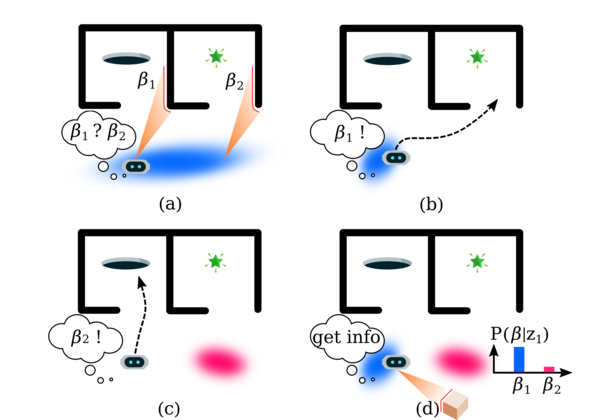
#> input picture assets/images/publications/thumbs/barenboim23ral-ambiguity.png, 600 x 420 px
$ python -i generate_graphslam_figures.py   (imports and definitions only)
#> lines starting #> are read from the running program, lines starting #| are printed output that depends on the picture
import argparse
from pathlib import Path

import matplotlib.pyplot as plt
from matplotlib.patches import Circle, FancyBboxPatch

# How to run: from repo root execute
# `python3 assets/images/posts/2026-02-27-ekf-slam-to-isam2-part-3/generate_graphslam_figures.py`

OUTPUT_DIR = Path(__file__).resolve().parent

PALETTE = {
    "bg": "#f6fbfa",
    "text": "#12343b",
    "axis": "#2f7e79",
    "curve": "#58b8a7",
    "point": "#e9785d",
    "var_face": "#64c2b4",
    "var_edge": "#2f7e79",
    "fac_face": "#1f5d5a",
    "fac_edge": "#12343b",
    "edge": "#3f8f88",
    "node_highlight": "#ffffff",
    "node_shadow": "#0f2d33",
}


# [22 lines left out: function style, not called in this run]


def save_figure(fig, stem, image_format):
    if image_format in {"png", "both"}:
        png_path = OUTPUT_DIR / f"{stem}.png"
        fig.savefig(png_path, dpi=220, bbox_inches="tight")
    if image_format in {"svg", "both"}:
        svg_path = OUTPUT_DIR / f"{stem}.svg"
        fig.savefig(svg_path, bbox_inches="tight")
    plt.close(fig)


# [93 lines left out: functions add_node, connect, not called in this run]


def draw_distribution_vs_point_estimate(image_format):
    fig, axes = plt.subplots(1, 2, figsize=(11.2, 4.3), constrained_layout=True)

    x_values = [i / 100.0 for i in range(0, 601)]
    y_values = [
        0.72 * gaussian(x, 1.8, 0.42) + 0.46 * gaussian(x, 3.95, 0.58) for x in x_values
    ]

    ax = axes[0]
    ax.plot(x_values, y_values, color=PALETTE["curve"], linewidth=3)
    ax.fill_between(x_values, y_values, color=PALETTE["curve"], alpha=0.22)
    ax.set_xlim(0, 6)
    ax.set_ylim(0, max(y_values) * 1.15)
    ax.set_title("Full distribution view", fontsize=18, weight="bold")
    ax.set_xlabel("state x", fontsize=15)
    ax.set_ylabel("probability", fontsize=15)
    ax.tick_params(labelsize=13)
    ax.spines["top"].set_visible(False)
    ax.spines["right"].set_visible(False)

    ax = axes[1]
    ax.plot(x_values, y_values, color=PALETTE["curve"], linewidth=2, alpha=0.25)
    x_star = 1.84
    y_star = 0.72 * gaussian(x_star, 1.8, 0.42) + 0.46 * gaussian(x_star, 3.95, 0.58)
    ax.scatter([x_star], [y_star], s=120, color=PALETTE["point"], zorder=3)
    ax.vlines(x_star, 0, y_star, colors=PALETTE["point"], linestyles="--", linewidth=1.8)
    ax.annotate(
        "choose one x*",
        xy=(x_star, y_star),
        xytext=(3.0, y_star * 0.85),
        color=PALETTE["text"],
        arrowprops={"arrowstyle": "->", "color": PALETTE["point"], "lw": 1.8},
        fontsize=14,
    )
    ax.set_xlim(0, 6)
    ax.set_ylim(0, max(y_values) * 1.15)
    ax.set_title("Point-estimate view", fontsize=18, weight="bold")
    ax.set_xlabel("state x", fontsize=15)
    ax.tick_params(labelsize=13)
    ax.set_yticklabels([])
    ax.spines["top"].set_visible(False)
    ax.spines["right"].set_visible(False)

    save_figure(fig, "distribution_vs_point_estimate", image_format)


def gaussian(x_val, mean, std):
    norm = std * (2.0 * 3.141592653589793) ** 0.5
    z_val = (x_val - mean) / std
    return (2.718281828459045 ** (-0.5 * z_val * z_val)) / norm


# [82 lines left out: functions draw_factor_graph_hello_world, draw_factor_graph_tiny_slam, parse_args, main, not called in this run]


# [2 lines not run here, left out]

>>> import cv2
>>> picture = cv2.imread('../../publications/thumbs/barenboim23ral-ambiguity.png', cv2.IMREAD_GRAYSCALE)
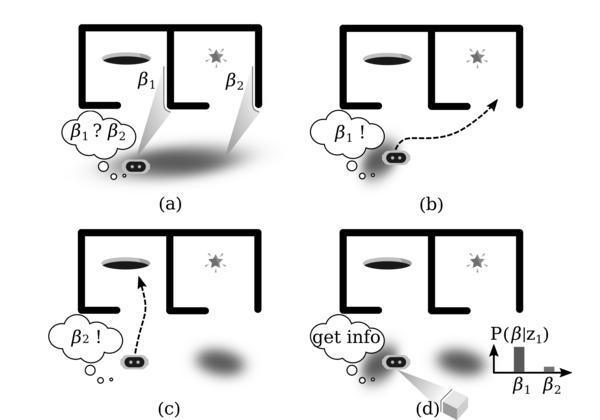
#> picture: shape (420, 600); min 0, max 255, mean 231
>>> result = draw_distribution_vs_point_estimate(picture)
#> (the run stopped early here; a loop or call above may not have finished)

$ run again, on assets/images/publications/thumbs/levyehudi24aaai-schematic.png
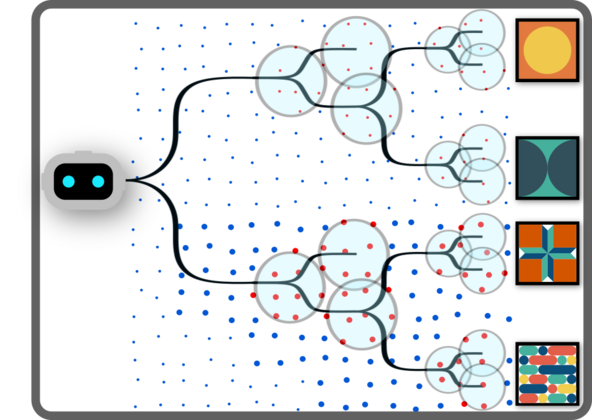
#> input picture assets/images/publications/thumbs/levyehudi24aaai-schematic.png, 600 x 420 px
#> `picture = cv2.imread('../../publications/thumbs/barenboim23ral-ambigui..`:
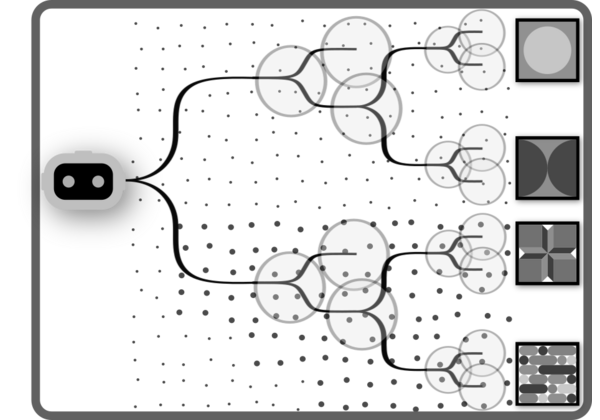
#> picture: shape (420, 600); min 0, max 255, mean 220.7
